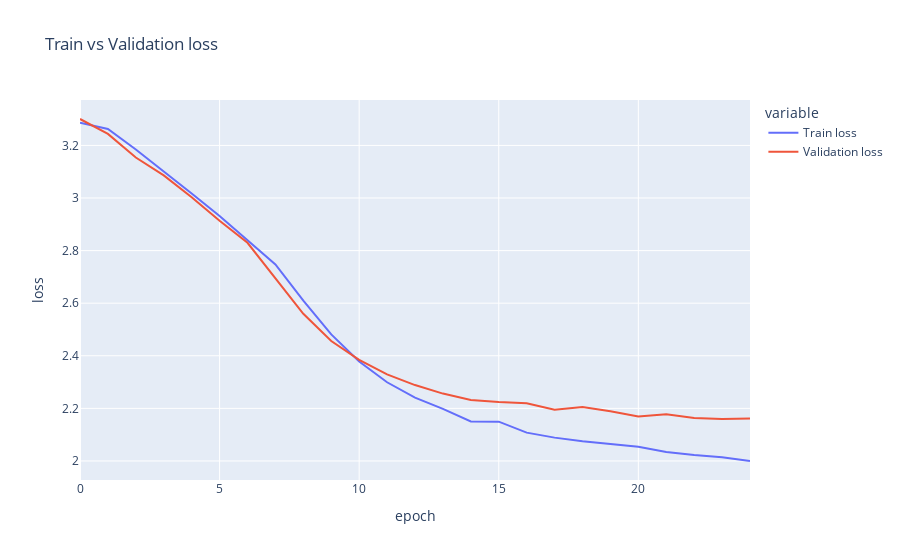

This figure's notebook cell:
### Code cell
fig = px.line(train_valid_losses, labels={'value': 'loss', 'index': 'epoch'}, title='Train vs Validation loss')
fig

### Figure 1 — Plotly figure (JSON) as saved in the notebook; plotly's stock layout.template omitted (floating-point values rounded to 4 significant figures)
{"data": [{"hovertemplate": "variable=Train loss<br>epoch=%{x}<br>loss=%{y}<extra></extra>", "legendgroup": "Train loss", "line": {"color": "#636efa", "dash": "solid"}, "marker": {"symbol": "circle"}, "mode": "lines", "name": "Train loss", "orientation": "v", "showlegend": true, "x": [0, 1, 2, 3, 4, 5, 6, 7, 8, 9, 10, 11, 12, 13, 14, 15, 16, 17, 18, 19, 20, 21, 22, 23, 24], "xaxis": "x", "y": [3.286, 3.262, 3.185, 3.103, 3.017, 2.932, 2.84, 2.748, 2.61, 2.481, 2.378, 2.299, 2.241, 2.198, 2.15, 2.149, 2.108, 2.089, 2.075, 2.063, 2.054, 2.034, 2.023, 2.014, 2.0], "yaxis": "y", "type": "scatter"}, {"hovertemplate": "variable=Validation loss<br>epoch=%{x}<br>loss=%{y}<extra></extra>", "legendgroup": "Validation loss", "line": {"color": "#EF553B", "dash": "solid"}, "marker": {"symbol": "circle"}, "mode": "lines", "name": "Validation loss", "orientation": "v", "showlegend": true, "x": [0, 1, 2, 3, 4, 5, 6, 7, 8, 9, 10, 11, 12, 13, 14, 15, 16, 17, 18, 19, 20, 21, 22, 23, 24], "xaxis": "x", "y": [3.301, 3.244, 3.154, 3.086, 3.003, 2.913, 2.83, 2.695, 2.56, 2.456, 2.384, 2.329, 2.289, 2.256, 2.232, 2.225, 2.22, 2.195, 2.205, 2.189, 2.169, 2.178, 2.164, 2.159, 2.162], "yaxis": "y", "type": "scatter"}], "layout": {"xaxis": {"anchor": "y", "domain": [0.0, 1.0], "title": {"text": "epoch"}}, "yaxis": {"anchor": "x", "domain": [0.0, 1.0], "title": {"text": "loss"}}, "legend": {"title": {"text": "variable"}, "tracegroupgap": 0}, "title": {"text": "Train vs Validation loss"}}}
